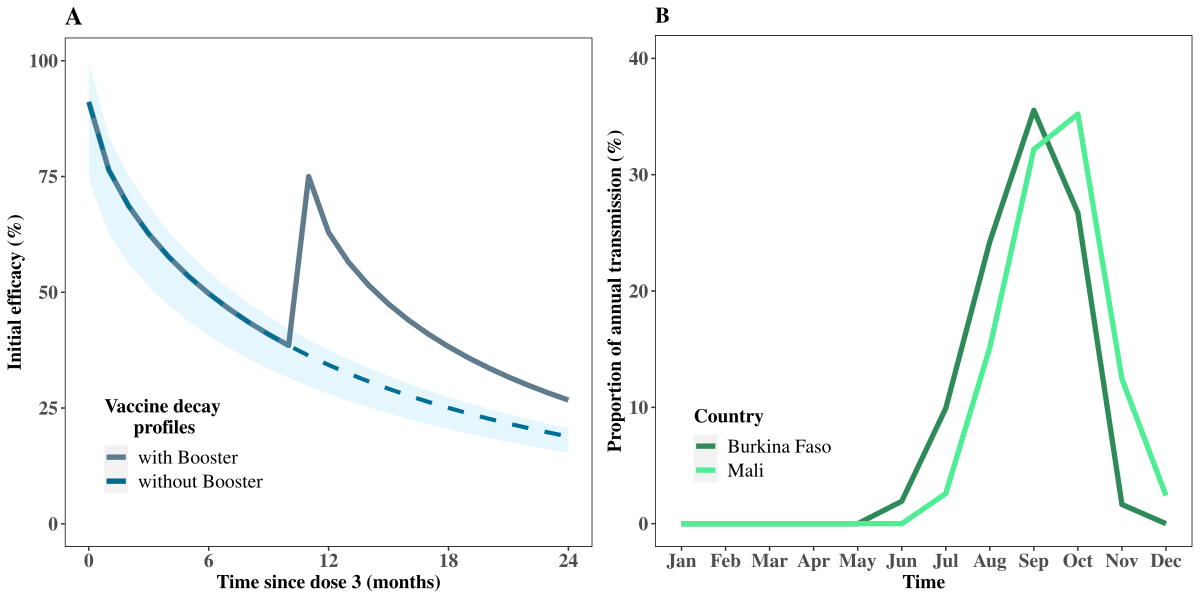

Generate this figure with R:
###################
##Plotting vaccine decay over 2 years with boosters
###################
rm(list=ls())

library(dplyr)

vaccine_decay = data.frame(matrix(nrow = 25))
vaccine_decay[,1] = seq(0:24) - 1
names(vaccine_decay) = "mos"

#91.1% [95% CI 74.5–99.7%] 

# weibull function known for RTS,S primary series
L= 7.3; k = 0.69; eff_init = 91.1; eff_init_lb = 74.5; eff_init_ub = 99.7 

# decay following first dose
vaccine_decay$eff_primary = eff_init * exp( -(vaccine_decay$mos/L)^k * log(2) )
vaccine_decay$eff_primary_lb = eff_init_lb * exp( -(vaccine_decay$mos/L)^k * log(2) )
vaccine_decay$eff_primary_ub = eff_init_ub * exp( -(vaccine_decay$mos/L)^k * log(2) )

# weibull function estimated for RTS,S after booster dose
L= 7.3; k = 0.69; eff_init_boost = 75.0

# decay following booster
vaccine_decay$mos_boost = vaccine_decay$mos - 11
vaccine_decay$eff_booster = NA
vaccine_decay[c(12:25),"eff_booster"] = eff_init_boost * exp( -(vaccine_decay[c(12:25),"mos_boost"]/L)^k * log(2) )

vaccine_decay$eff_booster[is.na(vaccine_decay$eff_booster)] = vaccine_decay$eff_primary[is.na(vaccine_decay$eff_booster)]

# plot vaccine decay
a = ggplot(data=vaccine_decay) +
  geom_line(aes(x=mos,y=eff_booster, color="with Booster"), size=1.8) +
  geom_line(aes(x=mos,y=eff_primary, color="without Booster"), size=1.4, lty = 2) +
  geom_ribbon(mapping = aes(x = mos, ymin = eff_primary_lb, ymax = eff_primary_ub),
              data = vaccine_decay, linetype=2, alpha=0.1,fill="deepskyblue2")+
  coord_cartesian(ylim = c(0.0,100), xlim=c(0,24)) +
  scale_x_continuous(breaks = seq(0,24,6))+
  scale_color_manual(values = c('without Booster' = 'deepskyblue4', 'with Booster' = 'lightskyblue4')) +
  labs(color = 'Vaccine decay \n      profiles')+
  labs(x = "Time since dose 3 (months)", title = "A", y = ("Initial efficacy (%)"))+
  theme(text=element_text(family="Times"),
        panel.border=element_rect(linetype=1,fill=NA),
        panel.background = element_blank(),
        panel.grid = element_blank(),
        plot.title = element_text(face = "bold", size = 18),
        axis.text=element_text(size=14,face="bold"),
        axis.title=element_text(size = 14,face="bold"),
        legend.title =element_text(size = 14,face="bold"),
        legend.text = element_text(size=14), 
        legend.position = c(0.225,0.2))

# Seasonal profiles used
seasonality = read.table(paste0(getwd(),"/Seasonality_BF_Mali.txt"), sep="\t", header = TRUE)
seasonality = tidyr::gather(seasonality, mos, value, Jan:Dec, factor_key=TRUE)
seasonality$Country = recode_factor(seasonality$Seasonality,
                                    "BF" = "Burkina Faso", "Mali" = "Mali")

# plot vaccine decay
b = ggplot(data=seasonality) +
  geom_line(aes(x=mos,y=value, group=Country, color=Country), size=1.8) +
  coord_cartesian(ylim = c(0.0,40)) +
  scale_color_manual(values = c('Burkina Faso' = 'seagreen4', 'Mali' = 'seagreen2')) +
  labs(x = "Time", title = "B", 
       y = ("Proportion of annual transmission (%)"), color = 'Country')+
  theme(text=element_text(family="Times"),
        panel.border=element_rect(linetype=1,fill=NA),
        panel.background = element_blank(),
        panel.grid = element_blank(),
        plot.title = element_text(face = "bold", size = 16),
        axis.text=element_text(size=14,face="bold"),
        axis.title=element_text(size = 14,face="bold"),
        legend.title =element_text(size = 14,face="bold"),
        legend.text = element_text(size=14), 
        legend.position = c(0.2,0.2))

ab = ggarrange(a,b, ncol=2, common.legend = F)
ab

ggsave(filename = paste0(getwd(),"/","Fig B.pdf"),
       plot = ab,
       width = 12,
       height = 6,
       dpi = 300)
